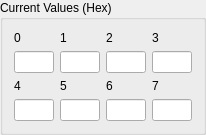
      <widget class="QGroupBox" name="groupBox">
       <property name="sizePolicy">
        <sizepolicy hsizetype="Fixed" vsizetype="Fixed">
         <horstretch>0</horstretch>
         <verstretch>0</verstretch>
        </sizepolicy>
       </property>
       <property name="title">
        <string>Current Values (Hex)</string>
       </property>
       <layout class="QVBoxLayout" name="verticalLayout_9">
        <item>
         <layout class="QHBoxLayout" name="horizontalLayout_6">
          <item>
           <widget class="QLabel" name="label_16">
            <property name="text">
             <string>0</string>
            </property>
           </widget>
          </item>
          <item>
           <widget class="QLabel" name="label_15">
            <property name="text">
             <string>1</string>
            </property>
           </widget>
          </item>
          <item>
           <widget class="QLabel" name="label_14">
            <property name="text">
             <string>2</string>
            </property>
           </widget>
          </item>
          <item>
           <widget class="QLabel" name="label_13">
            <property name="text">
             <string>3</string>
            </property>
           </widget>
          </item>
         </layout>
        </item>
        <item>
         <layout class="QHBoxLayout" name="horizontalLayout_11">
          <item>
           <widget class="QLineEdit" name="txtCurr1">
            <property name="sizePolicy">
             <sizepolicy hsizetype="Fixed" vsizetype="Fixed">
              <horstretch>0</horstretch>
              <verstretch>0</verstretch>
             </sizepolicy>
            </property>
            <property name="maximumSize">
             <size>
              <width>40</width>
              <height>16777215</height>
             </size>
            </property>
           </widget>
          </item>
          <item>
           <widget class="QLineEdit" name="txtCurr2">
            <property name="sizePolicy">
             <sizepolicy hsizetype="Fixed" vsizetype="Fixed">
              <horstretch>0</horstretch>
              <verstretch>0</verstretch>
             </sizepolicy>
            </property>
            <property name="maximumSize">
             <size>
              <width>40</width>
              <height>16777215</height>
             </size>
            </property>
           </widget>
          </item>
          <item>
           <widget class="QLineEdit" name="txtCurr3">
            <property name="sizePolicy">
             <sizepolicy hsizetype="Fixed" vsizetype="Fixed">
              <horstretch>0</horstretch>
              <verstretch>0</verstretch>
             </sizepolicy>
            </property>
            <property name="maximumSize">
             <size>
              <width>40</width>
              <height>16777215</height>
             </size>
            </property>
           </widget>
          </item>
          <item>
           <widget class="QLineEdit" name="txtCurr4">
            <property name="sizePolicy">
             <sizepolicy hsizetype="Fixed" vsizetype="Fixed">
              <horstretch>0</horstretch>
              <verstretch>0</verstretch>
             </sizepolicy>
            </property>
            <property name="maximumSize">
             <size>
              <width>40</width>
              <height>16777215</height>
             </size>
            </property>
           </widget>
          </item>
         </layout>
        </item>
        <item>
         <layout class="QHBoxLayout" name="horizontalLayout_12">
          <item>
           <widget class="QLabel" name="label_20">
            <property name="text">
             <string>4</string>
            </property>
           </widget>
          </item>
          <item>
           <widget class="QLabel" name="label_19">
            <property name="text">
             <string>5</string>
            </property>
           </widget>
          </item>
          <item>
           <widget class="QLabel" name="label_18">
            <property name="text">
             <string>6</string>
            </property>
           </widget>
          </item>
          <item>
           <widget class="QLabel" name="label_17">
            <property name="text">
             <string>7</string>
            </property>
           </widget>
          </item>
         </layout>
        </item>
        <item>
         <layout class="QHBoxLayout" name="horizontalLayout_13">
          <item>
           <widget class="QLineEdit" name="txtCurr5">
            <property name="sizePolicy">
             <sizepolicy hsizetype="Fixed" vsizetype="Fixed">
              <horstretch>0</horstretch>
              <verstretch>0</verstretch>
             </sizepolicy>
            </property>
            <property name="maximumSize">
             <size>
              <width>40</width>
              <height>16777215</height>
             </size>
            </property>
           </widget>
          </item>
          <item>
           <widget class="QLineEdit" name="txtCurr6">
            <property name="sizePolicy">
             <sizepolicy hsizetype="Fixed" vsizetype="Fixed">
              <horstretch>0</horstretch>
              <verstretch>0</verstretch>
             </sizepolicy>
            </property>
            <property name="maximumSize">
             <size>
              <width>40</width>
              <height>16777215</height>
             </size>
            </property>
           </widget>
          </item>
          <item>
           <widget class="QLineEdit" name="txtCurr7">
            <property name="sizePolicy">
             <sizepolicy hsizetype="Fixed" vsizetype="Fixed">
              <horstretch>0</horstretch>
              <verstretch>0</verstretch>
             </sizepolicy>
            </property>
            <property name="maximumSize">
             <size>
              <width>40</width>
              <height>16777215</height>
             </size>
            </property>
           </widget>
          </item>
          <item>
           <widget class="QLineEdit" name="txtCurr8">
            <property name="sizePolicy">
             <sizepolicy hsizetype="Fixed" vsizetype="Fixed">
              <horstretch>0</horstretch>
              <verstretch>0</verstretch>
             </sizepolicy>
            </property>
            <property name="maximumSize">
             <size>
              <width>40</width>
              <height>16777215</height>
             </size>
            </property>
           </widget>
          </item>
         </layout>
        </item>
       </layout>
      </widget>
